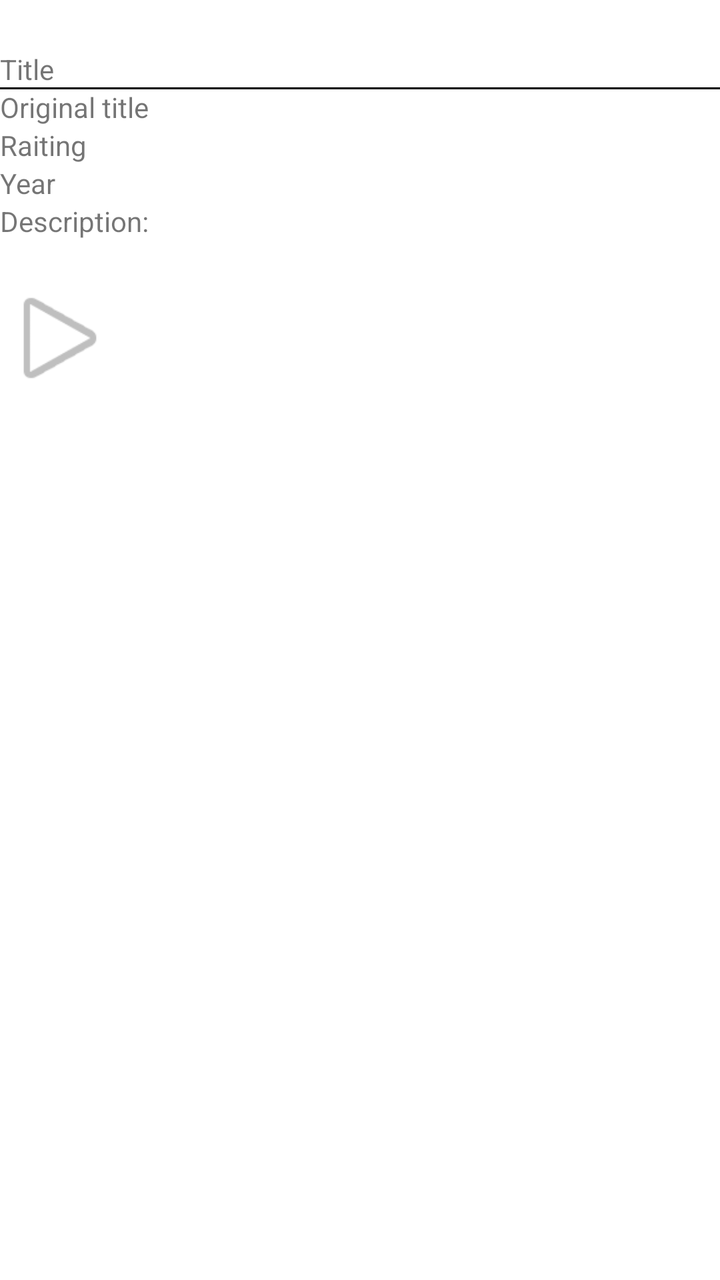
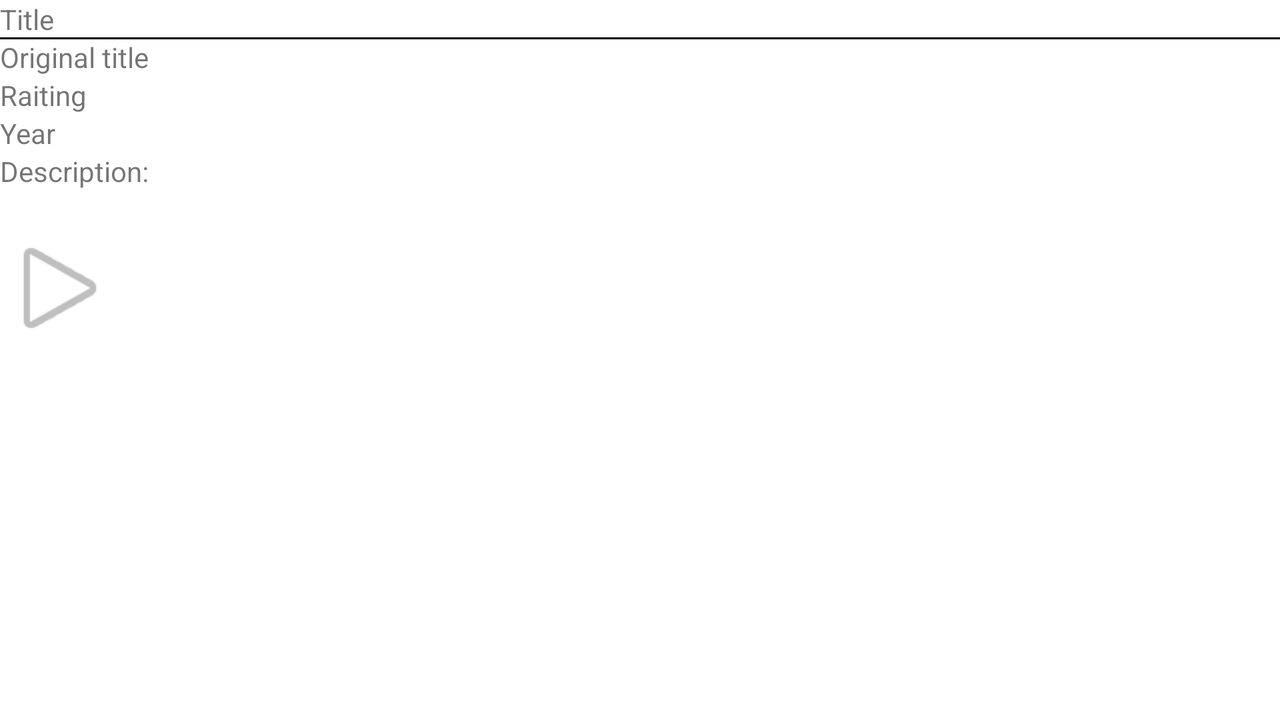

An Android layout and its configuration variant, each rendered on a device that would load it. The default file and the variant file are quoted in full after the pictures.
<!-- AndroidManifest.xml: application theme Theme.MyMoviesTry2 -->
<!-- res/layout/activity_detail.xml -->
<?xml version="1.0" encoding="utf-8"?>
<ScrollView
    xmlns:android="http://schemas.android.com/apk/res/android"
    xmlns:app="http://schemas.android.com/apk/res-auto"
    xmlns:tools="http://schemas.android.com/tools"
    android:layout_width="match_parent"
    android:layout_height="match_parent">

<androidx.constraintlayout.widget.ConstraintLayout
    android:id="@+id/TextviewTitle"
    android:layout_width="match_parent"
    android:layout_height="wrap_content"
    tools:context=".Activity_Detail">

    <ImageView
        android:id="@+id/imageView"
        android:layout_width="0dp"
        android:layout_height="wrap_content"
        android:adjustViewBounds="true"
        app:layout_constraintEnd_toEndOf="parent"
        app:layout_constraintStart_toStartOf="parent"
        app:layout_constraintTop_toTopOf="parent"
        tools:srcCompat="@tools:sample/avatars" />

    <ImageView
        android:id="@+id/imageViewFavorite"
        android:layout_width="50dp"
        android:layout_height="50dp"
        app:layout_constraintBottom_toBottomOf="@+id/imageView"
        app:layout_constraintEnd_toEndOf="parent"
        app:layout_constraintTop_toBottomOf="@+id/imageView"
        app:srcCompat="@drawable/like" />

    <include
        layout="@layout/commo_info"
        android:id="@+id/movieInfo"
        android:layout_height="wrap_content"
        android:layout_width="wrap_content"
        app:layout_constraintStart_toStartOf="parent"
        app:layout_constraintEnd_toEndOf="parent"
        app:layout_constraintTop_toBottomOf="@id/imageViewFavorite" />


</androidx.constraintlayout.widget.ConstraintLayout>
</ScrollView>
<!-- res/layout/commo_info.xml (included above) -->
<?xml version="1.0" encoding="utf-8"?>
<androidx.constraintlayout.widget.ConstraintLayout xmlns:android="http://schemas.android.com/apk/res/android"
    android:layout_width="match_parent"
    android:layout_height="match_parent"
    xmlns:app="http://schemas.android.com/apk/res-auto">


    <TextView
        android:id="@+id/textViewLableTitle"
        android:layout_width="wrap_content"
        android:layout_height="wrap_content"
        android:text="@string/Title"
        app:layout_constraintStart_toStartOf="parent"
        app:layout_constraintTop_toTopOf="parent" />

    <View
        android:layout_width="match_parent"
        android:layout_height="1dp"
        android:background="@color/black"
        app:layout_constraintEnd_toEndOf="parent"
        app:layout_constraintStart_toStartOf="parent"
        app:layout_constraintTop_toBottomOf="@id/textViewLableTitle"
        app:layout_constraintBottom_toTopOf="@id/textViewOriginalTitle" />

    <androidx.constraintlayout.widget.Guideline
        android:id="@+id/guidelineCenter"
        android:layout_width="wrap_content"
        android:layout_height="wrap_content"
        android:orientation="vertical"
        app:layout_constraintGuide_percent="0.47" />

    <TextView
        android:id="@+id/textViewTitle"
        android:layout_width="0dp"
        android:layout_height="wrap_content"
        app:layout_constraintEnd_toEndOf="parent"
        app:layout_constraintStart_toStartOf="@+id/guidelineCenter"
        app:layout_constraintTop_toTopOf="parent" />

    <TextView
        android:id="@+id/textViewLableOrirginalTitle"
        android:layout_width="wrap_content"
        android:layout_height="wrap_content"
        android:text="@string/OriginalTitle"
        app:layout_constraintStart_toStartOf="parent"
        app:layout_constraintTop_toBottomOf="@+id/textViewTitle" />

    <TextView
        android:id="@+id/textViewOriginalTitle"
        android:layout_width="0dp"
        android:layout_height="wrap_content"
        app:layout_constraintEnd_toEndOf="parent"
        app:layout_constraintStart_toStartOf="@+id/guidelineCenter"
        app:layout_constraintTop_toBottomOf="@+id/textViewTitle" />

    <TextView
        android:id="@+id/textViewLableRaiting"
        android:layout_width="wrap_content"
        android:layout_height="wrap_content"
        android:text="@string/Raiting"
        app:layout_constraintStart_toStartOf="parent"
        app:layout_constraintTop_toBottomOf="@+id/textViewOriginalTitle" />

    <TextView
        android:id="@+id/textViewRaiting"
        android:layout_width="0dp"
        android:layout_height="wrap_content"
        app:layout_constraintEnd_toEndOf="parent"
        app:layout_constraintStart_toStartOf="@+id/guidelineCenter"
        app:layout_constraintTop_toBottomOf="@+id/textViewOriginalTitle" />

    <TextView
        android:id="@+id/textViewLableYear"
        android:layout_width="wrap_content"
        android:layout_height="wrap_content"
        android:text="@string/Year"
        app:layout_constraintStart_toStartOf="parent"
        app:layout_constraintTop_toBottomOf="@+id/textViewRaiting" />

    <TextView
        android:id="@+id/textViewYear"
        android:layout_width="0dp"
        android:layout_height="wrap_content"
        app:layout_constraintEnd_toEndOf="parent"
        app:layout_constraintStart_toStartOf="@+id/guidelineCenter"
        app:layout_constraintTop_toBottomOf="@+id/textViewRaiting" />

    <TextView
        android:id="@+id/textViewLableDescription"
        android:layout_width="wrap_content"
        android:layout_height="wrap_content"
        android:text="@string/Description"
        app:layout_constraintStart_toStartOf="parent"
        app:layout_constraintTop_toBottomOf="@+id/textViewYear" />

    <ImageView
        android:id="@+id/imageViewTrailer"
        android:layout_width="60dp"
        android:layout_height="60dp"
        app:layout_constraintStart_toStartOf="parent"
        app:layout_constraintTop_toBottomOf="@+id/textViewDescription"
        app:srcCompat="@android:drawable/ic_media_play" />

    <TextView
        android:id="@+id/textViewDescription"
        android:layout_width="match_parent"
        android:layout_height="wrap_content"
        app:layout_constraintStart_toStartOf="parent"
        app:layout_constraintTop_toBottomOf="@+id/textViewLableDescription" />

    <TextView
        android:id="@+id/textViewTrailer"
        android:layout_width="wrap_content"
        android:layout_height="wrap_content"
        android:layout_marginStart="10dp"
        app:layout_constraintBottom_toBottomOf="parent"
        app:layout_constraintStart_toEndOf="@+id/imageViewTrailer"
        app:layout_constraintTop_toTopOf="@+id/imageViewTrailer" />


</androidx.constraintlayout.widget.ConstraintLayout>
<!-- resources referenced by this layout -->
<resources>
  <string name="Description">Description:</string>
  <string name="OriginalTitle">Original title</string>
  <string name="Raiting">Raiting</string>
  <string name="Title">Title</string>
  <string name="Year">Year</string>
  <style name="Theme.MyMoviesTry2" parent="Theme.MaterialComponents.DayNight.DarkActionBar">
          
          <item name="colorPrimary">@color/black</item>
          <item name="colorPrimaryVariant">@color/black</item>
          <item name="colorOnPrimary">@color/white</item>
          
          <item name="colorSecondary">@color/teal_200</item>
          <item name="colorSecondaryVariant">@color/teal_700</item>
          <item name="colorOnSecondary">@color/black</item>
          
          <item name="android:statusBarColor" tools:targetApi="l">?attr/colorPrimaryVariant</item>
          
      </style>
</resources>
<!-- res/layout-land/activity_detail.xml (the repository's variant of the layout above) -->
<!-- drawn on the phone turned sideways -->
<?xml version="1.0" encoding="utf-8"?>
<androidx.constraintlayout.widget.ConstraintLayout
    xmlns:android="http://schemas.android.com/apk/res/android"
    xmlns:app="http://schemas.android.com/apk/res-auto"
    xmlns:tools="http://schemas.android.com/tools"
    android:id="@+id/TextviewTitle"
    android:layout_width="match_parent"
    android:layout_height="match_parent">

    <ImageView
        android:id="@+id/imageView"
        android:layout_width="wrap_content"
        android:layout_height="match_parent"
        android:adjustViewBounds="true"
        app:layout_constraintBottom_toBottomOf="parent"
        app:layout_constraintStart_toStartOf="parent"
        app:layout_constraintTop_toTopOf="parent"
        tools:srcCompat="@tools:sample/avatars" />

    <ImageView
        android:id="@+id/imageViewFavorite"
        android:layout_width="50dp"
        android:layout_height="50dp"
        app:layout_constraintEnd_toEndOf="@+id/imageView"
        app:layout_constraintStart_toEndOf="@+id/imageView"
        app:layout_constraintTop_toTopOf="@+id/imageView"
        app:srcCompat="@drawable/like" />

    <ScrollView
        android:layout_width="0dp"
        android:layout_height="0dp"
        app:layout_constraintTop_toTopOf="parent"
        app:layout_constraintEnd_toEndOf="parent"
        app:layout_constraintBottom_toBottomOf="parent"
        app:layout_constraintStart_toEndOf="@id/imageView"
        >

    <include
        android:id="@+id/movieInfo"
        layout="@layout/commo_info"
        android:layout_width="match_parent"
        android:layout_height="wrap_content" />

    </ScrollView>


</androidx.constraintlayout.widget.ConstraintLayout>
